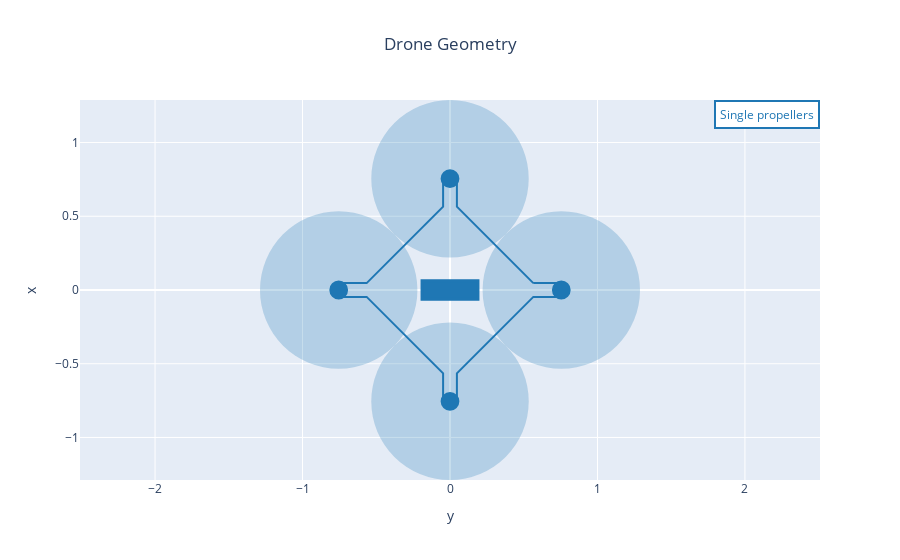

Notebook source saved alongside this figure:
### Markdown cell above
## 4. Analysis and plots

### Code cell
from utils.postprocessing.analysis_and_plots import *

fig = drone_geometry_plot(OUTPUT_FILE, name='Drone MDO')
fig.show()

### Figure 1 — Plotly figure (JSON) as saved in the notebook; plotly's stock layout.template omitted (floating-point values rounded to 4 significant figures)
{"data": [{"line": {"color": "rgb(31, 119, 180)"}, "mode": "lines", "name": "Drone MDO", "type": "scatter", "uid": "7bf92f1e-3a66-4ebc-97e2-a4cde6e0fd81", "x": [0.5651, 0.7547, 0.7547, 0.5651, 0.04677, 0.04677, -0.04677, -0.04677, -0.5651, -0.7547, -0.7547, -0.5651, -0.04677, -0.04677, 0.04677, 0.04677, 0.5651], "y": [0.04677, 0.04677, -0.04677, -0.04677, -0.5651, -0.7547, -0.7547, -0.5651, -0.04677, -0.04677, 0.04677, 0.04677, 0.5651, 0.7547, 0.7547, 0.5651, 0.04677]}], "layout": {"annotations": [{"align": "center", "bgcolor": "white", "bordercolor": "rgb(31, 119, 180)", "borderpad": 4, "borderwidth": 2, "font": {"color": "rgb(31, 119, 180)"}, "showarrow": false, "text": "Single propellers", "x": 1, "xanchor": "right", "xref": "paper", "xshift": 0, "y": 1, "yanchor": "top", "yref": "paper", "yshift": 0}], "autosize": true, "shapes": [{"fillcolor": "rgb(31, 119, 180)", "line": {"color": "rgb(31, 119, 180)", "width": 3}, "type": "rect", "x0": -0.1894, "x1": 0.1894, "xref": "x", "y0": -0.06314, "y1": 0.06314, "yref": "y"}, {"fillcolor": "rgb(31, 119, 180)", "line": {"color": "rgb(31, 119, 180)", "width": 3}, "type": "circle", "x0": 0.7012, "x1": 0.8082, "xref": "x", "y0": -0.05351, "y1": 0.05351, "yref": "y"}, {"fillcolor": "rgb(31, 119, 180)", "line": {"color": "rgb(31, 119, 180)", "width": 0}, "opacity": 0.25, "type": "circle", "x0": 0.221, "x1": 1.288, "xref": "x", "y0": -0.5337, "y1": 0.5337, "yref": "y"}, {"fillcolor": "rgb(31, 119, 180)", "line": {"color": "rgb(31, 119, 180)", "width": 3}, "type": "circle", "x0": -0.05351, "x1": 0.05351, "xref": "x", "y0": -0.8082, "y1": -0.7012, "yref": "y"}, {"fillcolor": "rgb(31, 119, 180)", "line": {"color": "rgb(31, 119, 180)", "width": 0}, "opacity": 0.25, "type": "circle", "x0": -0.5337, "x1": 0.5337, "xref": "x", "y0": -1.288, "y1": -0.221, "yref": "y"}, {"fillcolor": "rgb(31, 119, 180)", "line": {"color": "rgb(31, 119, 180)", "width": 3}, "type": "circle", "x0": -0.8082, "x1": -0.7012, "xref": "x", "y0": -0.05351, "y1": 0.05351, "yref": "y"}, {"fillcolor": "rgb(31, 119, 180)", "line": {"color": "rgb(31, 119, 180)", "width": 0}, "opacity": 0.25, "type": "circle", "x0": -1.288, "x1": -0.221, "xref": "x", "y0": -0.5337, "y1": 0.5337, "yref": "y"}, {"fillcolor": "rgb(31, 119, 180)", "line": {"color": "rgb(31, 119, 180)", "width": 3}, "type": "circle", "x0": -0.05351, "x1": 0.05351, "xref": "x", "y0": 0.7012, "y1": 0.8082, "yref": "y"}, {"fillcolor": "rgb(31, 119, 180)", "line": {"color": "rgb(31, 119, 180)", "width": 0}, "opacity": 0.25, "type": "circle", "x0": -0.5337, "x1": 0.5337, "xref": "x", "y0": 0.221, "y1": 1.288, "yref": "y"}], "title": {"text": "Drone Geometry", "x": 0.5}, "xaxis": {"autorange": true, "domain": [0, 1], "range": [-9.326, 9.326], "title": {"text": "y"}, "type": "linear"}, "yaxis": {"autorange": true, "domain": [0, 1], "range": [-1.288, 1.288], "scaleanchor": "x", "scaleratio": 1, "title": {"text": "x"}, "type": "linear"}}}
